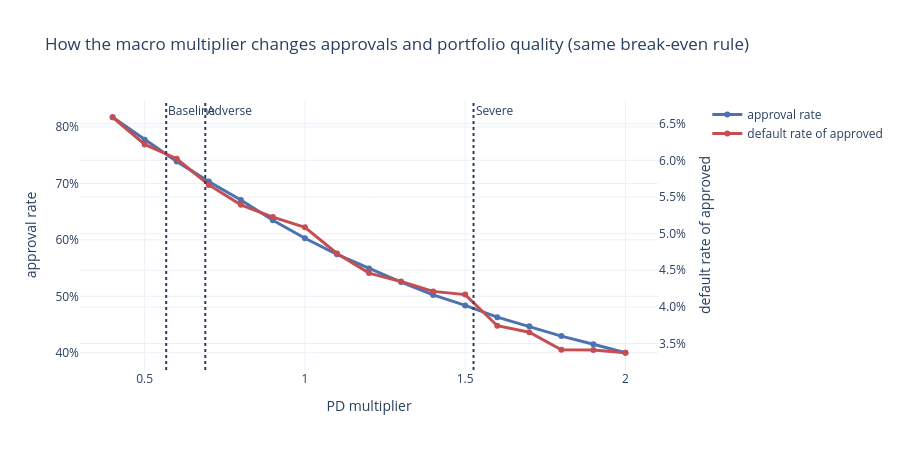

This figure's notebook cell:
### Markdown cell above
### 4d. Approval policy simulator (drag the slider = change the PD multiplier)

### Code cell
mults = np.round(np.arange(0.4, 2.05, 0.1), 2)
frames, appr, bad = [], [], []
for m in mults:
    pit = (test['pd_ttc'] * m).clip(upper=0.99)
    a = pit < test['break_even_pd']
    appr.append(a.mean()); bad.append(test.loc[a, 'loan_default_status'].mean())
fig_pol = make_subplots(specs=[[{'secondary_y': True}]])
fig_pol.add_trace(go.Scatter(x=mults, y=appr, name='approval rate', mode='lines+markers', line=dict(color='#4c72b0', width=3)), secondary_y=False)
fig_pol.add_trace(go.Scatter(x=mults, y=bad, name='default rate of approved', mode='lines+markers', line=dict(color='#c44e52', width=3)), secondary_y=True)
for name, m in overlay['multipliers_next_12m'].items():
    fig_pol.add_vline(x=m, line_dash='dot', annotation_text=name)
fig_pol.update_layout(title='How the macro multiplier changes approvals and portfolio quality (same break-even rule)', xaxis_title='PD multiplier', height=450, template='plotly_white')
fig_pol.update_yaxes(title_text='approval rate', tickformat='.0%', secondary_y=False)
fig_pol.update_yaxes(title_text='default rate of approved', tickformat='.1%', secondary_y=True)
fig_pol.show()

### Figure 1 — Plotly figure (JSON) as saved in the notebook; plotly's stock layout.template omitted (floating-point values rounded to 4 significant figures)
{"data": [{"line": {"color": "#4c72b0", "width": 3}, "mode": "lines+markers", "name": "approval rate", "type": "scatter", "x": [0.4, 0.5, 0.6, 0.7, 0.8, 0.9, 1.0, 1.1, 1.2, 1.3, 1.4, 1.5, 1.6, 1.7, 1.8, 1.9, 2.0], "xaxis": "x", "y": [0.8172, 0.7775, 0.739, 0.7032, 0.6707, 0.6347, 0.6028, 0.5743, 0.5492, 0.5252, 0.5025, 0.4838, 0.463, 0.4468, 0.4295, 0.4152, 0.4], "yaxis": "y"}, {"line": {"color": "#c44e52", "width": 3}, "mode": "lines+markers", "name": "default rate of approved", "type": "scatter", "x": [0.4, 0.5, 0.6, 0.7, 0.8, 0.9, 1.0, 1.1, 1.2, 1.3, 1.4, 1.5, 1.6, 1.7, 1.8, 1.9, 2.0], "xaxis": "x", "y": [0.06588, 0.06217, 0.06022, 0.05665, 0.05393, 0.05226, 0.05087, 0.0473, 0.04461, 0.04348, 0.04212, 0.04168, 0.03744, 0.03655, 0.03415, 0.03412, 0.03375], "yaxis": "y2"}], "layout": {"annotations": [{"showarrow": false, "text": "Baseline", "x": 0.567, "xanchor": "left", "xref": "x", "y": 1, "yanchor": "top", "yref": "y domain"}, {"showarrow": false, "text": "Adverse", "x": 0.689, "xanchor": "left", "xref": "x", "y": 1, "yanchor": "top", "yref": "y domain"}, {"showarrow": false, "text": "Severe", "x": 1.526, "xanchor": "left", "xref": "x", "y": 1, "yanchor": "top", "yref": "y domain"}], "height": 450, "shapes": [{"line": {"dash": "dot"}, "type": "line", "x0": 0.567, "x1": 0.567, "xref": "x", "y0": 0, "y1": 1, "yref": "y domain"}, {"line": {"dash": "dot"}, "type": "line", "x0": 0.689, "x1": 0.689, "xref": "x", "y0": 0, "y1": 1, "yref": "y domain"}, {"line": {"dash": "dot"}, "type": "line", "x0": 1.526, "x1": 1.526, "xref": "x", "y0": 0, "y1": 1, "yref": "y domain"}], "title": {"text": "How the macro multiplier changes approvals and portfolio quality (same break-even rule)"}, "xaxis": {"anchor": "y", "domain": [0.0, 0.94], "title": {"text": "PD multiplier"}}, "yaxis": {"anchor": "x", "domain": [0.0, 1.0], "tickformat": ".0%", "title": {"text": "approval rate"}}, "yaxis2": {"anchor": "x", "overlaying": "y", "side": "right", "tickformat": ".1%", "title": {"text": "default rate of approved"}}}}
